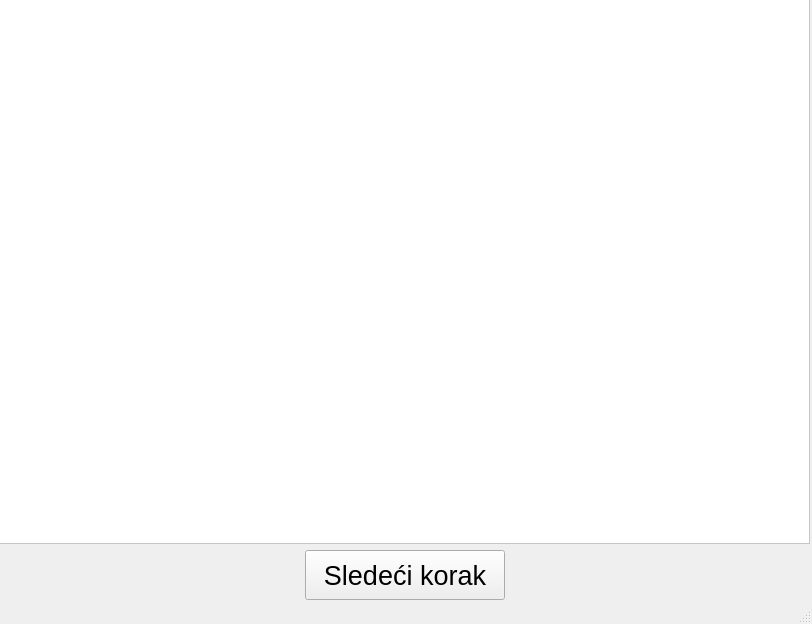
<?xml version="1.0" encoding="UTF-8"?>
<ui version="4.0">
 <class>MainWindow</class>
 <widget class="QMainWindow" name="MainWindow">
  <property name="geometry">
   <rect>
    <x>0</x>
    <y>0</y>
    <width>812</width>
    <height>624</height>
   </rect>
  </property>
  <property name="windowTitle">
   <string>MainWindow</string>
  </property>
  <widget class="QWidget" name="centralwidget">
   <property name="enabled">
    <bool>true</bool>
   </property>
   <widget class="QWidget" name="verticalLayoutWidget">
    <property name="geometry">
     <rect>
      <x>-1</x>
      <y>-1</y>
      <width>811</width>
      <height>601</height>
     </rect>
    </property>
    <layout class="QVBoxLayout" name="verticalLayout">
     <item>
      <widget class="QGraphicsView" name="graphicsView">
       <property name="styleSheet">
        <string notr="true">background-color: rgb(255, 255, 255);
color: rgb(255, 255, 255);</string>
       </property>
      </widget>
     </item>
     <item>
      <layout class="QHBoxLayout" name="horizontalLayout">
       <item>
        <spacer name="horizontalSpacer">
         <property name="orientation">
          <enum>Qt::Orientation::Horizontal</enum>
         </property>
         <property name="sizeHint" stdset="0">
          <size>
           <width>40</width>
           <height>20</height>
          </size>
         </property>
        </spacer>
       </item>
       <item>
        <widget class="QPushButton" name="nextPushButton">
         <property name="minimumSize">
          <size>
           <width>200</width>
           <height>50</height>
          </size>
         </property>
         <property name="font">
          <font>
           <pointsize>20</pointsize>
          </font>
         </property>
         <property name="text">
          <string>Sledeći korak</string>
         </property>
        </widget>
       </item>
       <item>
        <spacer name="horizontalSpacer_2">
         <property name="orientation">
          <enum>Qt::Orientation::Horizontal</enum>
         </property>
         <property name="sizeHint" stdset="0">
          <size>
           <width>40</width>
           <height>20</height>
          </size>
         </property>
        </spacer>
       </item>
      </layout>
     </item>
    </layout>
   </widget>
  </widget>
  <widget class="QMenuBar" name="menubar">
   <property name="geometry">
    <rect>
     <x>0</x>
     <y>0</y>
     <width>812</width>
     <height>21</height>
    </rect>
   </property>
  </widget>
  <widget class="QStatusBar" name="statusbar"/>
 </widget>
 <resources/>
 <connections/>
</ui>
